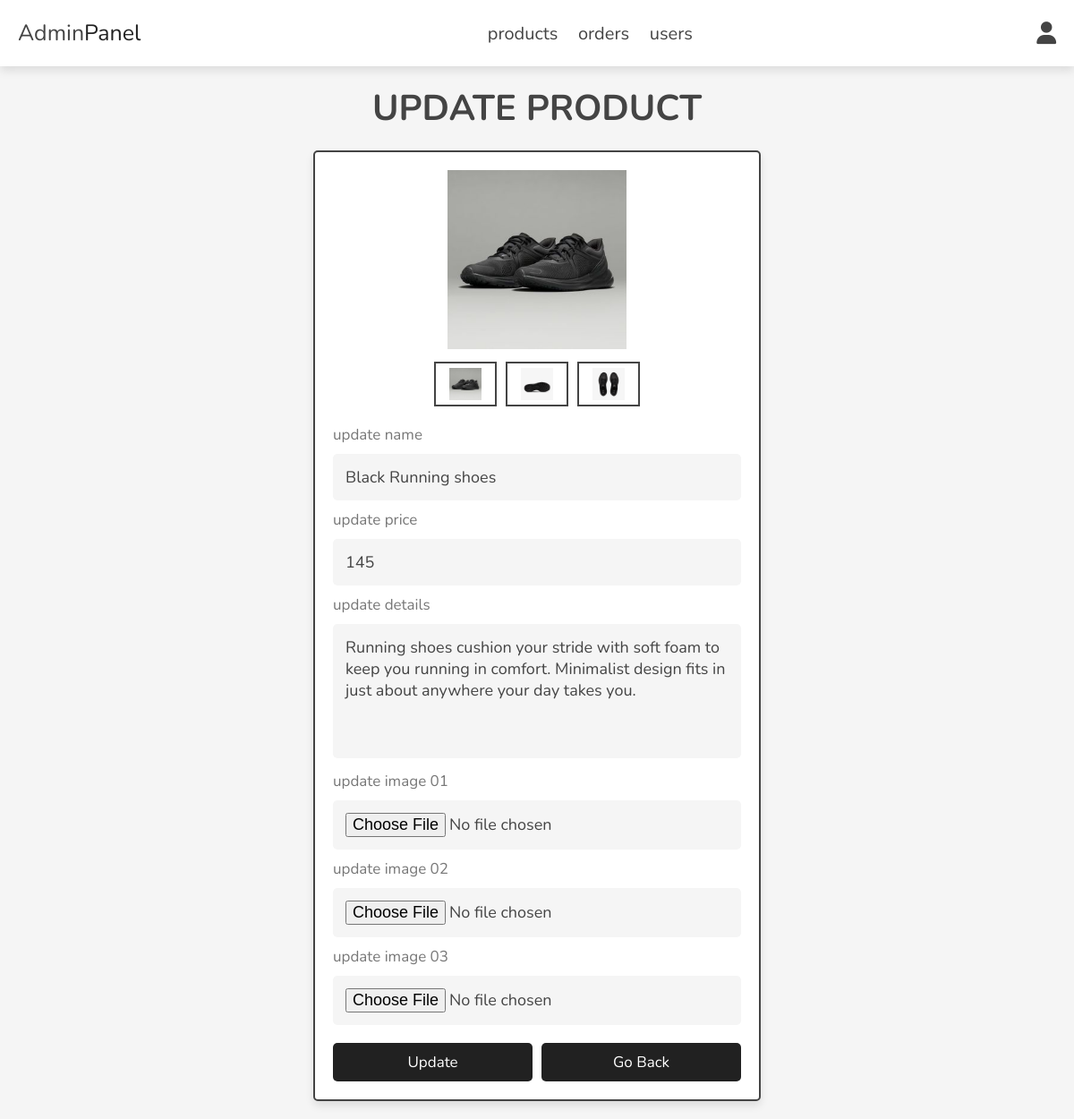
/admin/update_product.php?update=4 (signed in), run on the app's committed database.
### tables this page shows
CREATE TABLE `products` (
  `id` int(100) NOT NULL,
  `name` varchar(100) NOT NULL,
  `details` varchar(500) NOT NULL,
  `price` int(10) NOT NULL,
  `image_01` varchar(100) NOT NULL,
  `image_02` varchar(100) NOT NULL,
  `image_03` varchar(100) NOT NULL
);

### admin/update_product.php (the view, shortened to what this page needs)
<?php
include '../components/connect.php';
?>
<!DOCTYPE html>
<html lang="en">
<head>
   <link rel="stylesheet" href="https://cdnjs.cloudflare.com/ajax/libs/font-awesome/6.1.1/css/all.min.css">
   <link rel="stylesheet" href="../css/admin_style.css">
</head>
<body>
<?php include '../components/admin_header.php'; ?>
<section class="update-product">
   <h1 class="heading">update product</h1>
   <?php
      $update_id = $_GET['update'];
      $select_products = $conn->prepare("SELECT * FROM `products` WHERE id = ?");
      $select_products->execute([$update_id]);
      if($select_products->rowCount() > 0){
         while($fetch_products = $select_products->fetch(PDO::FETCH_ASSOC)){
   ?>
   <form action="" method="post" enctype="multipart/form-data">
      <div class="image-container">
         <div class="main-image">
            <img src="../uploaded_img/<?= $fetch_products['image_01']; ?>" alt="">
         </div>
         <div class="sub-image">
            <img src="../uploaded_img/<?= $fetch_products['image_01']; ?>" alt="">
            <img src="../uploaded_img/<?= $fetch_products['image_02']; ?>" alt="">
            <img src="../uploaded_img/<?= $fetch_products['image_03']; ?>" alt="">
         </div>
      </div>
      <span>update name</span>
      <input type="text" name="name" required class="box" maxlength="100" placeholder="enter product name" value="<?= $fetch_products['name']; ?>">
      <span>update price</span>
      <input type="number" name="price" required class="box" min="0" max="9999999999" placeholder="enter product price" onkeypress="if(this.value.length == 10) return false;" value="<?= $fetch_products['price']; ?>">
      <span>update details</span>
      <textarea name="details" class="box" required cols="30" rows="10"><?= $fetch_products['details']; ?></textarea>
      <span>update image 01</span>
      <input type="file" name="image_01" accept="image/jpg, image/jpeg, image/png, image/webp" class="box">
      <span>update image 02</span>
      <input type="file" name="image_02" accept="image/jpg, image/jpeg, image/png, image/webp" class="box">
      <span>update image 03</span>
      <input type="file" name="image_03" accept="image/jpg, image/jpeg, image/png, image/webp" class="box">
      <div class="flex-btn">
         <input type="submit" name="update" class="btn" value="update">
         <a href="products.php" class="option-btn">go back</a>
      </div>
   </form>
   <?php
         }
      }else{
         echo '<p class="empty">no product found!</p>';
      }
   ?>
</section>
</body>
</html>

### css/admin_style.css (style rules this page uses)
:root { --main-color:#000000de; --orange:#000000de; --red:#e74c3c; --black:#444; --white:#fff; --light-color:#777; --light-bg:#f5f5f5; --border:.2rem solid var(--black); --box-shadow:0 .5rem 1rem rgba(0,0,0,.1); }
* { font-family: 'Nunito', sans-serif; margin:0; padding:0; box-sizing: border-box; outline: none; border:none; text-decoration: none; }
html { font-size: 62.5%; overflow-x: hidden; }
body { background-color: var(--light-bg); }
section { padding:2rem; max-width: 1200px; margin:0 auto; }
.heading { font-size: 4rem; color:var(--black); margin-bottom: 2rem; text-align: center; text-transform: uppercase; }
.btn, .delete-btn, .option-btn { display: block; width: 100%; margin-top: 1rem; border-radius: .5rem; padding:1rem 3rem; font-size: 1.7rem; text-transform: capitalize; color:var(--white); cursor: pointer; text-align: center; }
.btn { background-color: var(--main-color); }
.option-btn { background-color: var(--orange); }
.flex-btn { display: flex; gap:1rem; }
.update-product form { background-color: var(--white); box-shadow: var(--box-shadow); border-radius: .5rem; border:var(--border); padding:2rem; max-width: 50rem; margin:0 auto; }
.update-product form .image-container { margin-bottom: 2rem; }
.update-product form .image-container .main-image img { height: 20rem; width: 100%; object-fit: contain; }
.update-product form .image-container .sub-image { display: flex; gap:1rem; justify-content: center; margin:1rem 0; }
.update-product form .image-container .sub-image img { height: 5rem; width: 7rem; object-fit: contain; padding:.5rem; border:var(--border); cursor: pointer; transition: .2s linear; }
.update-product form .box { width: 100%; border-radius: .5rem; padding:1.4rem; font-size: 1.8rem; color:var(--black); background-color: var(--light-bg); margin:1rem 0; }
.update-product form span { font-size: 1.7rem; color:var(--light-color); }
.update-product form textarea { height: 15rem; resize: none; }

### data on the page
products: image_01 (picture), image_02 (picture), image_03 (picture), name "Black Running shoes", price "145", details "Running shoes cushion your stride with soft foam to keep you running in comfort. Minimalist design fits in just about anywhere your day takes you."
